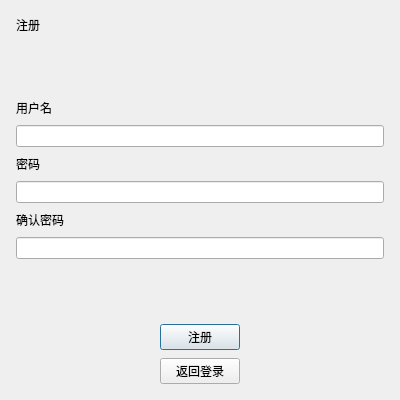
<?xml version="1.0" encoding="UTF-8"?>
<ui version="4.0">
 <class>RegisterDialog</class>
 <widget class="QDialog" name="RegisterDialog">
  <property name="geometry">
   <rect>
    <x>0</x>
    <y>0</y>
    <width>400</width>
    <height>400</height>
   </rect>
  </property>
  <property name="windowTitle">
   <string>注册</string>
  </property>
  <layout class="QVBoxLayout" name="verticalLayout">
   <property name="spacing">
    <number>8</number>
   </property>
   <property name="leftMargin">
    <number>16</number>
   </property>
   <property name="topMargin">
    <number>16</number>
   </property>
   <property name="rightMargin">
    <number>16</number>
   </property>
   <property name="bottomMargin">
    <number>16</number>
   </property>
   <item>
    <widget class="QLabel" name="titleLabel">
     <property name="text">
      <string>注册</string>
     </property>
    </widget>
   </item>
   <item>
    <spacer name="verticalSpacer">
     <property name="orientation">
      <enum>Qt::Vertical</enum>
     </property>
     <property name="sizeHint" stdset="0">
      <size>
       <width>20</width>
       <height>10</height>
      </size>
     </property>
    </spacer>
   </item>
   <item>
    <widget class="QLabel" name="usernameLabel">
     <property name="text">
      <string>用户名</string>
     </property>
    </widget>
   </item>
   <item>
    <widget class="QLineEdit" name="usernameLineEdit"/>
   </item>
   <item>
    <widget class="QLabel" name="passwordLabel">
     <property name="text">
      <string>密码</string>
     </property>
    </widget>
   </item>
   <item>
    <widget class="QLineEdit" name="passwordLineEdit"/>
   </item>
   <item>
    <widget class="QLabel" name="confirmPasswordLabel">
     <property name="text">
      <string>确认密码</string>
     </property>
    </widget>
   </item>
   <item>
    <widget class="QLineEdit" name="confirmPasswordLineEdit"/>
   </item>
   <item>
    <spacer name="verticalSpacer_2">
     <property name="orientation">
      <enum>Qt::Vertical</enum>
     </property>
     <property name="sizeHint" stdset="0">
      <size>
       <width>20</width>
       <height>10</height>
      </size>
     </property>
    </spacer>
   </item>
   <item alignment="Qt::AlignHCenter">
    <widget class="QPushButton" name="registerButton">
     <property name="text">
      <string>注册</string>
     </property>
    </widget>
   </item>
   <item alignment="Qt::AlignHCenter">
    <widget class="QPushButton" name="backButton">
     <property name="text">
      <string>返回登录</string>
     </property>
    </widget>
   </item>
  </layout>
 </widget>
 <resources/>
 <connections/>
</ui>
